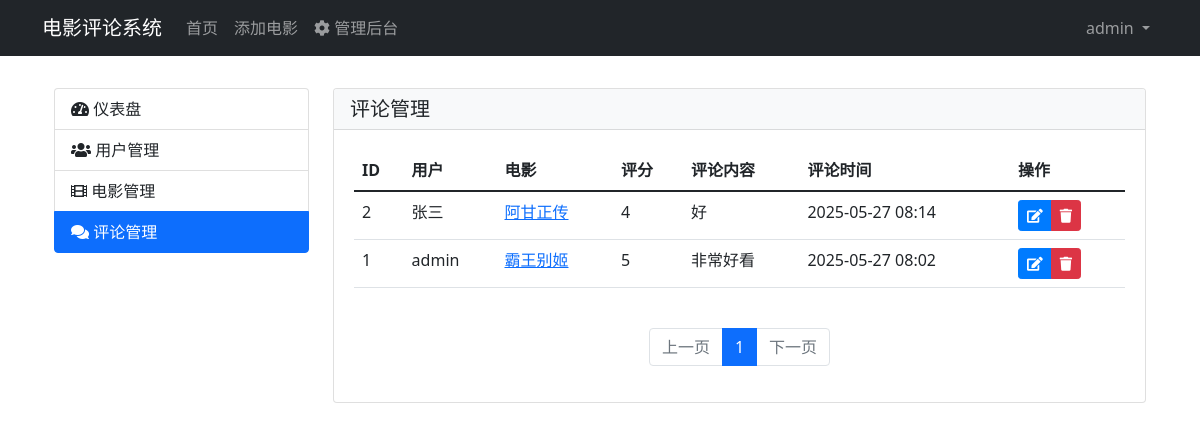
/admin/reviews (signed in), run on the app's committed database.
### app/models.py (models this page shows, shortened)
class User(UserMixin, db.Model):
    __tablename__ = 'users'
    id = db.Column(db.Integer, primary_key=True)
    username = db.Column(db.String(80), unique=True, nullable=False)  # 用户名
    email = db.Column(db.String(120), unique=True, nullable=False)     # 邮箱
    password_hash = db.Column(db.String(128))                         # 密码哈希值
    avatar = db.Column(db.String(255))                                # 头像URL
    phone = db.Column(db.String(20))                                  # 电话号码
    bio = db.Column(db.Text)                                          # 个人简介
    created_at = db.Column(db.DateTime, default=datetime.utcnow)      # 注册时间
    role_id = db.Column(db.Integer, db.ForeignKey('roles.id'))        # 角色ID
    reviews = db.relationship('Review', backref='author', lazy=True)
    def can(self, perm):
        return self.role is not None and self.role.has_permission(perm)

class Review(db.Model):
    __tablename__ = 'reviews'
    id = db.Column(db.Integer, primary_key=True)
    content = db.Column(db.Text, nullable=False)
    rating = db.Column(db.Integer)
    created_at = db.Column(db.DateTime, default=datetime.utcnow)
    user_id = db.Column(db.Integer, db.ForeignKey('users.id'), nullable=False)
    movie_id = db.Column(db.Integer, db.ForeignKey('movies.id'), nullable=False)

class Movie(db.Model):
    __tablename__ = 'movies'
    id = db.Column(db.Integer, primary_key=True)
    link = db.Column(db.String(255))         # 电影详情链接
    img_src = db.Column(db.String(255))      # 图片链接
    title = db.Column(db.String(100))        # 影片中文名
    rating = db.Column(db.Float)             # 评分
    judge_num = db.Column(db.Integer)        # 评价人数
    quote = db.Column(db.Text)               # 简介
    director = db.Column(db.String(100))     # 导演
    actors = db.Column(db.String(200))       # 主演
    year = db.Column(db.String(10))          # 年份
    country = db.Column(db.String(50))       # 国家
    duration = db.Column(db.String(20))      # 片长
    created_at = db.Column(db.DateTime, default=datetime.utcnow)  # 添加创建时间
    genres = db.relationship('MovieGenre', back_populates='movie')
    reviews = db.relationship('Review', backref='movie', lazy=True)

### app/admin/views.py (the view)
@admin.route('/reviews')
@login_required
@admin_required
def manage_reviews():
    page = request.args.get('page', 1, type=int)
    pagination = Review.query.order_by(Review.created_at.desc()).paginate(
        page=page, per_page=current_app.config['ITEMS_PER_PAGE'], error_out=False)
    reviews = pagination.items
    return render_template('admin/reviews.html', reviews=reviews, pagination=pagination)

### app/admin/views.py (called while the page is built)
def permission_required(permission):
    def decorator(f):
        @wraps(f)
        def decorated_function(*args, **kwargs):
            if not current_user.can(permission):
                flash('您没有权限访问该页面。', 'error')
                return redirect(url_for('main.index'))
            return f(*args, **kwargs)
        return decorated_function
    return decorator

### app/models.py (called while the page is built)
@login_manager.user_loader
def load_user(user_id):
    return User.query.get(int(user_id))

    def has_permission(self, perm):
        return self.permissions & perm == perm

### templates/admin/reviews.html (shortened to what this page needs)
{% extends "admin/dashboard.html" %}
{% block admin_content %}
<div class="card">
    <div class="card-header d-flex justify-content-between align-items-center">
        <h5 class="mb-0">评论管理</h5>
    </div>
    <div class="card-body">
        <div class="table-responsive">
            <table class="table table-hover">
                <thead>
                    <tr>
                        <th>ID</th>
                        <th>用户</th>
                        <th>电影</th>
                        <th>评分</th>
                        <th>评论内容</th>
                        <th>评论时间</th>
                        <th>操作</th>
                    </tr>
                </thead>
                <tbody>
                    {% for review in reviews %}
                    <tr>
                        <td>{{ review.id }}</td>
                        <td>{{ review.author.username }}</td>
                        <td>
                            <a href="{{ url_for('movie.detail', id=review.movie.id) }}">{{ review.movie.title }}</a>
                        </td>
                        <td>{{ review.rating }}</td>
                        <td>
                            <div class="text-truncate" style="max-width: 300px;">{{ review.content }}</div>
                        </td>
                        <td>{{ review.created_at.strftime('%Y-%m-%d %H:%M') }}</td>
                        <td>
                            <div class="btn-group" role="group">
                                <a href="{{ url_for('admin.edit_review', id=review.id) }}" class="btn btn-sm btn-primary" title="编辑">
                                    <i class="fas fa-edit"></i>
                                </a>
                                <button type="button" class="btn btn-sm btn-danger" title="删除"
                                        onclick="confirmDelete('{{ review.id }}', '{{ review.author.username }}', '{{ review.movie.title }}')">
                                    <i class="fas fa-trash"></i>
                                </button>
                            </div>
                        </td>
                    </tr>
                    {% endfor %}
                </tbody>
            </table>
        </div>
        {% if pagination %}
        <nav aria-label="Page navigation" class="mt-4">
            <ul class="pagination justify-content-center">
                {% if pagination.has_prev %}
                <li class="page-item">
                    <a class="page-link" href="{{ url_for('admin.manage_reviews', page=pagination.prev_num) }}">上一页</a>
                </li>
                {% else %}
                <li class="page-item disabled">
                    <span class="page-link">上一页</span>
                </li>
                {% endif %}
                {% for page in pagination.iter_pages() %}
                    {% if page %}
                        {% if page != pagination.page %}
                        <li class="page-item">
                            <a class="page-link" href="{{ url_for('admin.manage_reviews', page=page) }}">{{ page }}</a>
                        </li>
                        {% else %}
                        <li class="page-item active">
                            <span class="page-link">{{ page }}</span>
                        </li>
                        {% endif %}
                    {% else %}
                        <li class="page-item disabled">
                            <span class="page-link">...</span>
                        </li>
                    {% endif %}
                {% endfor %}
                {% if pagination.has_next %}
                <li class="page-item">
                    <a class="page-link" href="{{ url_for('admin.manage_reviews', page=pagination.next_num) }}">下一页</a>
                </li>
                {% else %}
                <li class="page-item disabled">
                    <span class="page-link">下一页</span>
                </li>
                {% endif %}
            </ul>
        </nav>
        {% endif %}
    </div>
</div>
{% endblock %}

### templates/base.html (shortened to what this page needs)
<!DOCTYPE html>
<html lang="zh">
<head>
    <link href="https://cdn.jsdelivr.net/npm/bootstrap@5.1.3/dist/css/bootstrap.min.css" rel="stylesheet">
    <link rel="stylesheet" href="https://cdnjs.cloudflare.com/ajax/libs/font-awesome/5.15.4/css/all.min.css">
    <link rel="stylesheet" href="{{ url_for('static', filename='style.css') }}">
</head>
<body>
    <nav class="navbar navbar-expand-lg navbar-dark bg-dark">
        <div class="container">
            <a class="navbar-brand" href="{{ url_for('main.index') }}">电影评论系统</a>
            <div class="collapse navbar-collapse" id="navbarNav">
                <ul class="navbar-nav me-auto">
                    <li class="nav-item">
                        <a class="nav-link" href="{{ url_for('main.index') }}">首页</a>
                    </li>
                    {% if current_user.is_authenticated and current_user.can(Permission.MOVIE_EDIT) %}
                    <li class="nav-item">
                        <a class="nav-link" href="{{ url_for('movie.add') }}">添加电影</a>
                    </li>
                    {% endif %}
                    {% if current_user.is_authenticated and current_user.can(Permission.ADMIN) %}
                    <li class="nav-item">
                        <a class="nav-link" href="{{ url_for('admin.dashboard') }}">
                            <i class="fas fa-cog"></i> 管理后台
                        </a>
                    </li>
                    {% endif %}
                </ul>
                <ul class="navbar-nav">
                    {% if current_user.is_authenticated %}
                    <li class="nav-item dropdown">
                        <a class="nav-link dropdown-toggle" href="#" id="userDropdown" role="button"
                           data-bs-toggle="dropdown" aria-expanded="false">
                            {{ current_user.username }}
                        </a>
                    </li>
                    {% endif %}
                </ul>
            </div>
        </div>
    </nav>
    <div class="container mt-4">
        {% block content %}{% endblock %}
    </div>
</body>
</html>

### static/style.css (style rules this page uses)
.navbar { margin-bottom: 2rem; }
.card { transition: transform 0.2s; }
.btn-primary { background-color: #007bff; border-color: #007bff; }
.card-header { background-color: #f8f9fa; border-bottom: 1px solid rgba(0,0,0,.125); }
.card-body { padding: 1.25rem; }

### data on the page
User: username "admin"
Review: id "2", author.username "张三", movie "阿甘正传", rating "4", content "好", created_at "2025-05-27 08:14"
Review: id "1", author.username "admin", movie "霸王别姬", rating "5", content "非常好看", created_at "2025-05-27 08:02"

### other printed values
{{ page }} "1"
